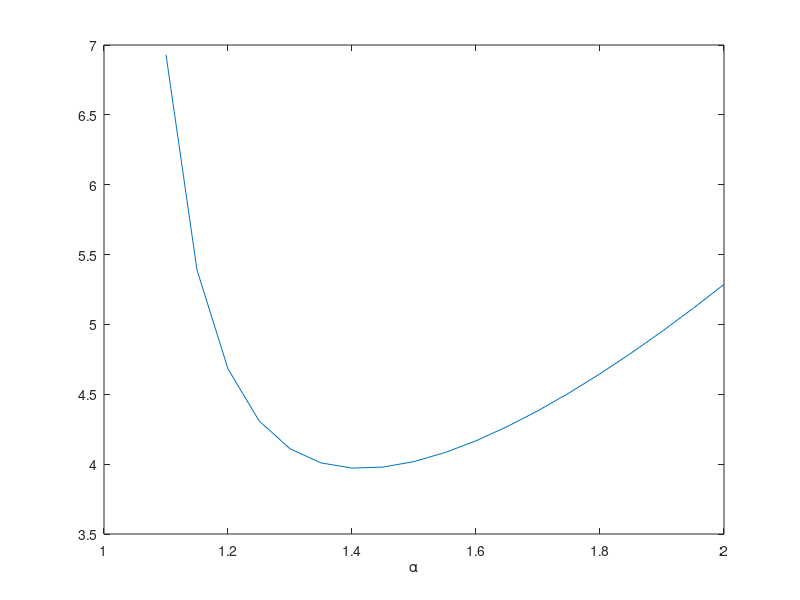

The MATLAB script that drew this image:
clear all;
clc;
close all;


prior_variance = 10;
omega = 1;
MSE = 1;

alpha_ = 1.1:0.05:2;

den = (1-MSE/prior_variance^2).^(1./alpha_.^2-1)-1;
expression = alpha_.^2*(omega/prior_variance)^2./den;

plot(alpha_, expression);
xlabel('\alpha')
% ylabel('Total measurements required to cover the bigger disk')